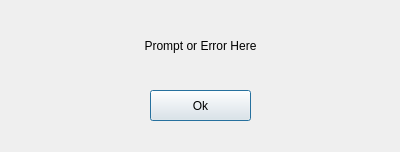
<?xml version="1.0" encoding="UTF-8"?>
<ui version="4.0">
 <class>Dialog</class>
 <widget class="QDialog" name="Dialog">
  <property name="geometry">
   <rect>
    <x>0</x>
    <y>0</y>
    <width>400</width>
    <height>152</height>
   </rect>
  </property>
  <property name="windowTitle">
   <string>Prompt</string>
  </property>
  <widget class="QLabel" name="promptMsg">
   <property name="geometry">
    <rect>
     <x>30</x>
     <y>20</y>
     <width>341</width>
     <height>51</height>
    </rect>
   </property>
   <property name="text">
    <string>Prompt or Error Here</string>
   </property>
   <property name="alignment">
    <set>Qt::AlignCenter</set>
   </property>
  </widget>
  <widget class="QPushButton" name="okayError">
   <property name="geometry">
    <rect>
     <x>150</x>
     <y>90</y>
     <width>101</width>
     <height>31</height>
    </rect>
   </property>
   <property name="text">
    <string>Ok</string>
   </property>
  </widget>
 </widget>
 <resources/>
 <connections/>
</ui>
